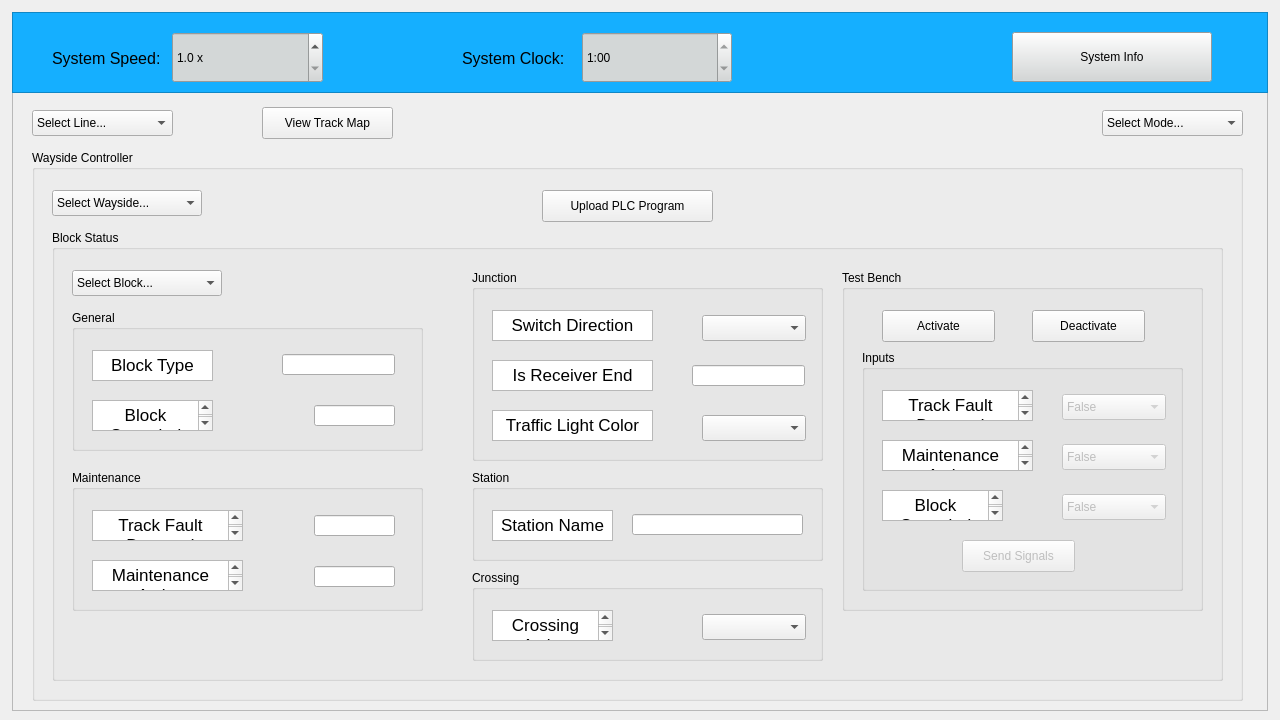
 <widget class="QMainWindow" name="HWWaysideModule">
  <property name="geometry">
   <rect>
    <x>0</x>
    <y>0</y>
    <width>1280</width>
    <height>720</height>
   </rect>
  </property>
  <property name="maximumSize">
   <size>
    <width>1280</width>
    <height>720</height>
   </size>
  </property>
  <property name="font">
   <font>
    <family>Arial</family>
   </font>
  </property>
  <property name="windowTitle">
   <string>HW Wayside</string>
  </property>
  <widget class="QWidget" name="centralwidget">
   <widget class="QFrame" name="ModuleSection">
    <property name="geometry">
     <rect>
      <x>12</x>
      <y>90</y>
      <width>1256</width>
      <height>621</height>
     </rect>
    </property>
    <property name="font">
     <font>
      <family>Arial</family>
     </font>
    </property>
    <property name="frameShape">
     <enum>QFrame::StyledPanel</enum>
    </property>
    <property name="frameShadow">
     <enum>QFrame::Raised</enum>
    </property>
    <widget class="QPushButton" name="TrackMapViewButton">
     <property name="geometry">
      <rect>
       <x>250</x>
       <y>17</y>
       <width>131</width>
       <height>32</height>
      </rect>
     </property>
     <property name="font">
      <font>
       <family>Arial</family>
      </font>
     </property>
     <property name="text">
      <string>View Track Map</string>
     </property>
    </widget>
    <widget class="QComboBox" name="OperationModeValue">
     <property name="geometry">
      <rect>
       <x>1090</x>
       <y>20</y>
       <width>141</width>
       <height>26</height>
      </rect>
     </property>
     <property name="font">
      <font>
       <family>Arial</family>
      </font>
     </property>
     <property name="maxCount">
      <number>3</number>
     </property>
     <item>
      <property name="text">
       <string>Select Mode...</string>
      </property>
     </item>
     <item>
      <property name="text">
       <string>Manual</string>
      </property>
     </item>
     <item>
      <property name="text">
       <string>Automatic</string>
      </property>
     </item>
    </widget>
    <widget class="QComboBox" name="TrackLineColorValue">
     <property name="geometry">
      <rect>
       <x>20</x>
       <y>20</y>
       <width>141</width>
       <height>26</height>
      </rect>
     </property>
     <property name="font">
      <font>
       <family>Arial</family>
      </font>
     </property>
     <property name="maxVisibleItems">
      <number>10</number>
     </property>
     <property name="maxCount">
      <number>4</number>
     </property>
     <item>
      <property name="text">
       <string>Select Line...</string>
      </property>
     </item>
     <item>
      <property name="text">
       <string>Blue Line</string>
      </property>
     </item>
     <item>
      <property name="text">
       <string>Red Line</string>
      </property>
     </item>
     <item>
      <property name="text">
       <string>Green Line</string>
      </property>
     </item>
    </widget>
    <widget class="QGroupBox" name="WaysideControllerBox">
     <property name="geometry">
      <rect>
       <x>20</x>
       <y>60</y>
       <width>1211</width>
       <height>551</height>
      </rect>
     </property>
     <property name="font">
      <font>
       <family>Arial</family>
      </font>
     </property>
     <property name="title">
      <string>Wayside Controller</string>
     </property>
     <widget class="QComboBox" name="WaysideControllerWaysideValue">
      <property name="geometry">
       <rect>
        <x>20</x>
        <y>40</y>
        <width>150</width>
        <height>26</height>
       </rect>
      </property>
      <property name="font">
       <font>
        <family>Arial</family>
       </font>
      </property>
      <property name="maxCount">
       <number>50</number>
      </property>
      <item>
       <property name="text">
        <string>Select Wayside...</string>
       </property>
      </item>
     </widget>
     <widget class="QPushButton" name="WaysideControllerUploadPLCProgramButton">
      <property name="geometry">
       <rect>
        <x>510</x>
        <y>40</y>
        <width>171</width>
        <height>32</height>
       </rect>
      </property>
      <property name="font">
       <font>
        <family>Arial</family>
       </font>
      </property>
      <property name="text">
       <string>Upload PLC Program</string>
      </property>
     </widget>
     <widget class="QGroupBox" name="BlockStatusBox">
      <property name="geometry">
       <rect>
        <x>20</x>
        <y>80</y>
        <width>1171</width>
        <height>451</height>
       </rect>
      </property>
      <property name="font">
       <font>
        <family>Arial</family>
       </font>
      </property>
      <property name="title">
       <string>Block Status</string>
      </property>
      <widget class="QComboBox" name="BlockStatusBlockNumberValue">
       <property name="geometry">
        <rect>
         <x>20</x>
         <y>40</y>
         <width>150</width>
         <height>26</height>
        </rect>
       </property>
       <property name="font">
        <font>
         <family>Arial</family>
        </font>
       </property>
       <property name="maxCount">
        <number>200</number>
       </property>
       <item>
        <property name="text">
         <string>Select Block...</string>
        </property>
       </item>
      </widget>
      <widget class="QGroupBox" name="GeneralBox">
       <property name="geometry">
        <rect>
         <x>20</x>
         <y>80</y>
         <width>351</width>
         <height>141</height>
        </rect>
       </property>
       <property name="font">
        <font>
         <family>Arial</family>
        </font>
       </property>
       <property name="title">
        <string>General</string>
       </property>
       <widget class="QTextBrowser" name="BlockTypeLabel">
        <property name="geometry">
         <rect>
          <x>20</x>
          <y>40</y>
          <width>121</width>
          <height>31</height>
         </rect>
        </property>
        <property name="font">
         <font>
          <family>Arial</family>
         </font>
        </property>
        <property name="html">
         <string>&lt;!DOCTYPE HTML PUBLIC &quot;-//W3C//DTD HTML 4.0//EN&quot; &quot;http://www.w3.org/TR/REC-html40/strict.dtd&quot;&gt;
&lt;html&gt;&lt;head&gt;&lt;meta name=&quot;qrichtext&quot; content=&quot;1&quot; /&gt;&lt;style type=&quot;text/css&quot;&gt;
p, li { white-space: pre-wrap; }
&lt;/style&gt;&lt;/head&gt;&lt;body style=&quot; font-family:'Arial'; font-size:13pt; font-weight:400; font-style:normal;&quot;&gt;
&lt;p align=&quot;center&quot; style=&quot; margin-top:0px; margin-bottom:0px; margin-left:0px; margin-right:0px; -qt-block-indent:0; text-indent:0px;&quot;&gt;&lt;span style=&quot; font-family:'.AppleSystemUIFont';&quot;&gt;Block Type&lt;/span&gt;&lt;/p&gt;&lt;/body&gt;&lt;/html&gt;</string>
        </property>
       </widget>
       <widget class="QTextBrowser" name="BlockOccupancyLabel">
        <property name="geometry">
         <rect>
          <x>20</x>
          <y>90</y>
          <width>121</width>
          <height>31</height>
         </rect>
        </property>
        <property name="font">
         <font>
          <family>Arial</family>
         </font>
        </property>
        <property name="html">
         <string>&lt;!DOCTYPE HTML PUBLIC &quot;-//W3C//DTD HTML 4.0//EN&quot; &quot;http://www.w3.org/TR/REC-html40/strict.dtd&quot;&gt;
&lt;html&gt;&lt;head&gt;&lt;meta name=&quot;qrichtext&quot; content=&quot;1&quot; /&gt;&lt;style type=&quot;text/css&quot;&gt;
p, li { white-space: pre-wrap; }
&lt;/style&gt;&lt;/head&gt;&lt;body style=&quot; font-family:'Arial'; font-size:13pt; font-weight:400; font-style:normal;&quot;&gt;
&lt;p align=&quot;center&quot; style=&quot; margin-top:0px; margin-bottom:0px; margin-left:0px; margin-right:0px; -qt-block-indent:0; text-indent:0px;&quot;&gt;&lt;span style=&quot; font-family:'.AppleSystemUIFont';&quot;&gt;Block Occupied&lt;/span&gt;&lt;/p&gt;&lt;/body&gt;&lt;/html&gt;</string>
        </property>
       </widget>
       <widget class="QLineEdit" name="BlockTypeValue">
        <property name="geometry">
         <rect>
          <x>210</x>
          <y>44</y>
          <width>113</width>
          <height>21</height>
         </rect>
        </property>
        <property name="text">
         <string/>
        </property>
        <property name="alignment">
         <set>Qt::AlignCenter</set>
        </property>
        <property name="readOnly">
         <bool>true</bool>
        </property>
       </widget>
       <widget class="QLineEdit" name="BlockOccupancyValue">
        <property name="geometry">
         <rect>
          <x>242</x>
          <y>95</y>
          <width>81</width>
          <height>21</height>
         </rect>
        </property>
        <property name="text">
         <string/>
        </property>
        <property name="maxLength">
         <number>5</number>
        </property>
        <property name="alignment">
         <set>Qt::AlignCenter</set>
        </property>
        <property name="readOnly">
         <bool>true</bool>
        </property>
       </widget>
      </widget>
      <widget class="QGroupBox" name="MaintenanceBox">
       <property name="geometry">
        <rect>
         <x>20</x>
         <y>240</y>
         <width>351</width>
         <height>141</height>
        </rect>
       </property>
       <property name="font">
        <font>
         <family>Arial</family>
        </font>
       </property>
       <property name="title">
        <string>Maintenance</string>
       </property>
       <widget class="QTextBrowser" name="MaintenanceTrackFaultLabel">
        <property name="geometry">
         <rect>
          <x>20</x>
          <y>40</y>
          <width>151</width>
          <height>31</height>
         </rect>
        </property>
        <property name="font">
         <font>
          <family>Arial</family>
         </font>
        </property>
        <property name="html">
         <string>&lt;!DOCTYPE HTML PUBLIC &quot;-//W3C//DTD HTML 4.0//EN&quot; &quot;http://www.w3.org/TR/REC-html40/strict.dtd&quot;&gt;
&lt;html&gt;&lt;head&gt;&lt;meta name=&quot;qrichtext&quot; content=&quot;1&quot; /&gt;&lt;style type=&quot;text/css&quot;&gt;
p, li { white-space: pre-wrap; }
&lt;/style&gt;&lt;/head&gt;&lt;body style=&quot; font-family:'Arial'; font-size:13pt; font-weight:400; font-style:normal;&quot;&gt;
&lt;p align=&quot;center&quot; style=&quot; margin-top:0px; margin-bottom:0px; margin-left:0px; margin-right:0px; -qt-block-indent:0; text-indent:0px;&quot;&gt;&lt;span style=&quot; font-family:'.AppleSystemUIFont';&quot;&gt;Track Fault Detected&lt;/span&gt;&lt;/p&gt;&lt;/body&gt;&lt;/html&gt;</string>
        </property>
       </widget>
       <widget class="QTextBrowser" name="MaintenanceActiveLabel">
        <property name="geometry">
         <rect>
          <x>20</x>
          <y>90</y>
          <width>151</width>
          <height>31</height>
         </rect>
        </property>
        <property name="font">
         <font>
          <family>Arial</family>
         </font>
        </property>
        <property name="html">
         <string>&lt;!DOCTYPE HTML PUBLIC &quot;-//W3C//DTD HTML 4.0//EN&quot; &quot;http://www.w3.org/TR/REC-html40/strict.dtd&quot;&gt;
&lt;html&gt;&lt;head&gt;&lt;meta name=&quot;qrichtext&quot; content=&quot;1&quot; /&gt;&lt;style type=&quot;text/css&quot;&gt;
p, li { white-space: pre-wrap; }
&lt;/style&gt;&lt;/head&gt;&lt;body style=&quot; font-family:'Arial'; font-size:13pt; font-weight:400; font-style:normal;&quot;&gt;
&lt;p align=&quot;center&quot; style=&quot; margin-top:0px; margin-bottom:0px; margin-left:0px; margin-right:0px; -qt-block-indent:0; text-indent:0px;&quot;&gt;&lt;span style=&quot; font-family:'.AppleSystemUIFont';&quot;&gt;Maintenance Active&lt;/span&gt;&lt;/p&gt;&lt;/body&gt;&lt;/html&gt;</string>
        </property>
       </widget>
       <widget class="QLineEdit" name="MaintenanceTrackFaultValue">
        <property name="geometry">
         <rect>
          <x>242</x>
          <y>45</y>
          <width>81</width>
          <height>21</height>
         </rect>
        </property>
        <property name="text">
         <string/>
        </property>
        <property name="maxLength">
         <number>5</number>
        </property>
        <property name="alignment">
         <set>Qt::AlignCenter</set>
        </property>
        <property name="readOnly">
         <bool>true</bool>
        </property>
       </widget>
       <widget class="QLineEdit" name="MaintenanceActiveValue">
        <property name="geometry">
         <rect>
          <x>242</x>
          <y>96</y>
          <width>81</width>
          <height>21</height>
         </rect>
        </property>
        <property name="text">
         <string/>
        </property>
        <property name="maxLength">
         <number>5</number>
        </property>
        <property name="alignment">
         <set>Qt::AlignCenter</set>
        </property>
        <property name="readOnly">
         <bool>true</bool>
        </property>
       </widget>
      </widget>
      <widget class="QGroupBox" name="StationBox">
       <property name="geometry">
        <rect>
         <x>420</x>
         <y>240</y>
         <width>351</width>
         <height>91</height>
        </rect>
       </property>
       <property name="font">
        <font>
         <family>Arial</family>
        </font>
       </property>
       <property name="title">
        <string>Station</string>
       </property>
       <widget class="QTextBrowser" name="StationNameLabel">
        <property name="geometry">
         <rect>
          <x>20</x>
          <y>40</y>
          <width>121</width>
          <height>31</height>
         </rect>
        </property>
        <property name="font">
         <font>
          <family>Arial</family>
         </font>
        </property>
        <property name="html">
         <string>&lt;!DOCTYPE HTML PUBLIC &quot;-//W3C//DTD HTML 4.0//EN&quot; &quot;http://www.w3.org/TR/REC-html40/strict.dtd&quot;&gt;
&lt;html&gt;&lt;head&gt;&lt;meta name=&quot;qrichtext&quot; content=&quot;1&quot; /&gt;&lt;style type=&quot;text/css&quot;&gt;
p, li { white-space: pre-wrap; }
&lt;/style&gt;&lt;/head&gt;&lt;body style=&quot; font-family:'Arial'; font-size:13pt; font-weight:400; font-style:normal;&quot;&gt;
&lt;p align=&quot;center&quot; style=&quot; margin-top:0px; margin-bottom:0px; margin-left:0px; margin-right:0px; -qt-block-indent:0; text-indent:0px;&quot;&gt;&lt;span style=&quot; font-family:'.AppleSystemUIFont';&quot;&gt;Station Name&lt;/span&gt;&lt;/p&gt;&lt;/body&gt;&lt;/html&gt;</string>
        </property>
       </widget>
       <widget class="QLineEdit" name="StationNameValue">
        <property name="geometry">
         <rect>
          <x>160</x>
          <y>44</y>
          <width>171</width>
          <height>21</height>
         </rect>
        </property>
        <property name="text">
         <string/>
        </property>
        <property name="alignment">
         <set>Qt::AlignCenter</set>
        </property>
        <property name="readOnly">
         <bool>true</bool>
        </property>
       </widget>
      </widget>
      <widget class="QGroupBox" name="CrossingBox">
       <property name="geometry">
        <rect>
         <x>420</x>
         <y>340</y>
         <width>351</width>
         <height>91</height>
        </rect>
       </property>
       <property name="font">
        <font>
         <family>Arial</family>
        </font>
       </property>
       <property name="title">
        <string>Crossing</string>
       </property>
       <widget class="QComboBox" name="BlockCrossingActiveValue">
        <property name="geometry">
         <rect>
          <x>230</x>
          <y>44</y>
          <width>104</width>
          <height>26</height>
         </rect>
        </property>
        <property name="font">
         <font>
          <family>Arial</family>
         </font>
        </property>
        <property name="maxCount">
         <number>2</number>
        </property>
       </widget>
       <widget class="QTextBrowser" name="BlockCrossingActiveLabel">
        <property name="geometry">
         <rect>
          <x>20</x>
          <y>40</y>
          <width>121</width>
          <height>31</height>
         </rect>
        </property>
        <property name="font">
         <font>
          <family>Arial</family>
         </font>
        </property>
        <property name="html">
         <string>&lt;!DOCTYPE HTML PUBLIC &quot;-//W3C//DTD HTML 4.0//EN&quot; &quot;http://www.w3.org/TR/REC-html40/strict.dtd&quot;&gt;
&lt;html&gt;&lt;head&gt;&lt;meta name=&quot;qrichtext&quot; content=&quot;1&quot; /&gt;&lt;style type=&quot;text/css&quot;&gt;
p, li { white-space: pre-wrap; }
&lt;/style&gt;&lt;/head&gt;&lt;body style=&quot; font-family:'Arial'; font-size:13pt; font-weight:400; font-style:normal;&quot;&gt;
&lt;p align=&quot;center&quot; style=&quot; margin-top:0px; margin-bottom:0px; margin-left:0px; margin-right:0px; -qt-block-indent:0; text-indent:0px;&quot;&gt;&lt;span style=&quot; font-family:'.AppleSystemUIFont';&quot;&gt;Crossing Active&lt;/span&gt;&lt;/p&gt;&lt;/body&gt;&lt;/html&gt;</string>
        </property>
       </widget>
      </widget>
      <widget class="QGroupBox" name="JunctionBox">
       <property name="geometry">
        <rect>
         <x>420</x>
         <y>40</y>
         <width>351</width>
         <height>191</height>
        </rect>
       </property>
       <property name="font">
        <font>
         <family>Arial</family>
        </font>
       </property>
       <property name="title">
        <string>Junction</string>
       </property>
       <widget class="QComboBox" name="JunctionSwitchDirectionValue">
        <property name="geometry">
         <rect>
          <x>230</x>
          <y>45</y>
          <width>104</width>
          <height>26</height>
         </rect>
        </property>
        <property name="font">
         <font>
          <family>Arial</family>
         </font>
        </property>
        <property name="maxCount">
         <number>5</number>
        </property>
       </widget>
       <widget class="QTextBrowser" name="JunctionSwitchDirectionLabel">
        <property name="geometry">
         <rect>
          <x>20</x>
          <y>40</y>
          <width>161</width>
          <height>31</height>
         </rect>
        </property>
        <property name="font">
         <font>
          <family>Arial</family>
         </font>
        </property>
        <property name="html">
         <string>&lt;!DOCTYPE HTML PUBLIC &quot;-//W3C//DTD HTML 4.0//EN&quot; &quot;http://www.w3.org/TR/REC-html40/strict.dtd&quot;&gt;
&lt;html&gt;&lt;head&gt;&lt;meta name=&quot;qrichtext&quot; content=&quot;1&quot; /&gt;&lt;style type=&quot;text/css&quot;&gt;
p, li { white-space: pre-wrap; }
&lt;/style&gt;&lt;/head&gt;&lt;body style=&quot; font-family:'Arial'; font-size:13pt; font-weight:400; font-style:normal;&quot;&gt;
&lt;p align=&quot;center&quot; style=&quot; margin-top:0px; margin-bottom:0px; margin-left:0px; margin-right:0px; -qt-block-indent:0; text-indent:0px;&quot;&gt;&lt;span style=&quot; font-family:'.AppleSystemUIFont';&quot;&gt;Switch Direction&lt;/span&gt;&lt;/p&gt;&lt;/body&gt;&lt;/html&gt;</string>
        </property>
       </widget>
       <widget class="QTextBrowser" name="JunctionIsReceiverEndLabel">
        <property name="geometry">
         <rect>
          <x>20</x>
          <y>90</y>
          <width>161</width>
          <height>31</height>
         </rect>
        </property>
        <property name="font">
         <font>
          <family>Arial</family>
         </font>
        </property>
        <property name="html">
         <string>&lt;!DOCTYPE HTML PUBLIC &quot;-//W3C//DTD HTML 4.0//EN&quot; &quot;http://www.w3.org/TR/REC-html40/strict.dtd&quot;&gt;
&lt;html&gt;&lt;head&gt;&lt;meta name=&quot;qrichtext&quot; content=&quot;1&quot; /&gt;&lt;style type=&quot;text/css&quot;&gt;
p, li { white-space: pre-wrap; }
&lt;/style&gt;&lt;/head&gt;&lt;body style=&quot; font-family:'Arial'; font-size:13pt; font-weight:400; font-style:normal;&quot;&gt;
&lt;p align=&quot;center&quot; style=&quot; margin-top:0px; margin-bottom:0px; margin-left:0px; margin-right:0px; -qt-block-indent:0; text-indent:0px;&quot;&gt;Is Receiver End&lt;/p&gt;&lt;/body&gt;&lt;/html&gt;</string>
        </property>
       </widget>
       <widget class="QTextBrowser" name="JunctionTrafficLightLabel">
        <property name="geometry">
         <rect>
          <x>20</x>
          <y>140</y>
          <width>161</width>
          <height>31</height>
         </rect>
        </property>
        <property name="font">
         <font>
          <family>Arial</family>
         </font>
        </property>
        <property name="html">
         <string>&lt;!DOCTYPE HTML PUBLIC &quot;-//W3C//DTD HTML 4.0//EN&quot; &quot;http://www.w3.org/TR/REC-html40/strict.dtd&quot;&gt;
&lt;html&gt;&lt;head&gt;&lt;meta name=&quot;qrichtext&quot; content=&quot;1&quot; /&gt;&lt;style type=&quot;text/css&quot;&gt;
p, li { white-space: pre-wrap; }
&lt;/style&gt;&lt;/head&gt;&lt;body style=&quot; font-family:'Arial'; font-size:13pt; font-weight:400; font-style:normal;&quot;&gt;
&lt;p align=&quot;center&quot; style=&quot; margin-top:0px; margin-bottom:0px; margin-left:0px; margin-right:0px; -qt-block-indent:0; text-indent:0px;&quot;&gt;&lt;span style=&quot; font-family:'.AppleSystemUIFont';&quot;&gt;Traffic Light Color&lt;/span&gt;&lt;/p&gt;&lt;/body&gt;&lt;/html&gt;</string>
        </property>
       </widget>
       <widget class="QComboBox" name="JunctionTrafficLightValue">
        <property name="geometry">
         <rect>
          <x>230</x>
          <y>145</y>
          <width>104</width>
          <height>26</height>
         </rect>
        </property>
        <property name="font">
         <font>
          <family>Arial</family>
         </font>
        </property>
        <property name="maxCount">
         <number>3</number>
        </property>
       </widget>
       <widget class="QLineEdit" name="JunctionIsReceiverEndValue">
        <property name="geometry">
         <rect>
          <x>220</x>
          <y>95</y>
          <width>113</width>
          <height>21</height>
         </rect>
        </property>
        <property name="text">
         <string/>
        </property>
        <property name="maxLength">
         <number>5</number>
        </property>
        <property name="alignment">
         <set>Qt::AlignCenter</set>
        </property>
        <property name="readOnly">
         <bool>true</bool>
        </property>
        <property name="clearButtonEnabled">
         <bool>false</bool>
        </property>
       </widget>
      </widget>
      <widget class="QGroupBox" name="TestBenchBox">
       <property name="geometry">
        <rect>
         <x>790</x>
         <y>40</y>
         <width>361</width>
         <height>341</height>
        </rect>
       </property>
       <property name="title">
        <string>Test Bench</string>
       </property>
       <widget class="QGroupBox" name="InputsBox">
        <property name="geometry">
         <rect>
          <x>20</x>
          <y>80</y>
          <width>321</width>
          <height>241</height>
         </rect>
        </property>
        <property name="title">
         <string>Inputs</string>
        </property>
        <widget class="QTextBrowser" name="TestMaintenanceActiveLabel">
         <property name="geometry">
          <rect>
           <x>20</x>
           <y>90</y>
           <width>151</width>
           <height>31</height>
          </rect>
         </property>
         <property name="font">
          <font>
           <family>Arial</family>
          </font>
         </property>
         <property name="html">
          <string>&lt;!DOCTYPE HTML PUBLIC &quot;-//W3C//DTD HTML 4.0//EN&quot; &quot;http://www.w3.org/TR/REC-html40/strict.dtd&quot;&gt;
&lt;html&gt;&lt;head&gt;&lt;meta name=&quot;qrichtext&quot; content=&quot;1&quot; /&gt;&lt;style type=&quot;text/css&quot;&gt;
p, li { white-space: pre-wrap; }
&lt;/style&gt;&lt;/head&gt;&lt;body style=&quot; font-family:'Arial'; font-size:13pt; font-weight:400; font-style:normal;&quot;&gt;
&lt;p align=&quot;center&quot; style=&quot; margin-top:0px; margin-bottom:0px; margin-left:0px; margin-right:0px; -qt-block-indent:0; text-indent:0px;&quot;&gt;&lt;span style=&quot; font-family:'.AppleSystemUIFont';&quot;&gt;Maintenance Active&lt;/span&gt;&lt;/p&gt;&lt;/body&gt;&lt;/html&gt;</string>
         </property>
        </widget>
        <widget class="QTextBrowser" name="TestTrackFaultDetectedLabel">
         <property name="geometry">
          <rect>
           <x>20</x>
           <y>40</y>
           <width>151</width>
           <height>31</height>
          </rect>
         </property>
         <property name="font">
          <font>
           <family>Arial</family>
          </font>
         </property>
         <property name="html">
          <string>&lt;!DOCTYPE HTML PUBLIC &quot;-//W3C//DTD HTML 4.0//EN&quot; &quot;http://www.w3.org/TR/REC-html40/strict.dtd&quot;&gt;
&lt;html&gt;&lt;head&gt;&lt;meta name=&quot;qrichtext&quot; content=&quot;1&quot; /&gt;&lt;style type=&quot;text/css&quot;&gt;
p, li { white-space: pre-wrap; }
&lt;/style&gt;&lt;/head&gt;&lt;body style=&quot; font-family:'Arial'; font-size:13pt; font-weight:400; font-style:normal;&quot;&gt;
&lt;p align=&quot;center&quot; style=&quot; margin-top:0px; margin-bottom:0px; margin-left:0px; margin-right:0px; -qt-block-indent:0; text-indent:0px;&quot;&gt;&lt;span style=&quot; font-family:'.AppleSystemUIFont';&quot;&gt;Track Fault Detected&lt;/span&gt;&lt;/p&gt;&lt;/body&gt;&lt;/html&gt;</string>
         </property>
        </widget>
        <widget class="QTextBrowser" name="TestBlockOccupiedLabel">
         <property name="geometry">
          <rect>
           <x>20</x>
           <y>140</y>
           <width>121</width>
           <height>31</height>
          </rect>
         </property>
         <property name="font">
          <font>
           <family>Arial</family>
          </font>
         </property>
         <property name="html">
          <string>&lt;!DOCTYPE HTML PUBLIC &quot;-//W3C//DTD HTML 4.0//EN&quot; &quot;http://www.w3.org/TR/REC-html40/strict.dtd&quot;&gt;
&lt;html&gt;&lt;head&gt;&lt;meta name=&quot;qrichtext&quot; content=&quot;1&quot; /&gt;&lt;style type=&quot;text/css&quot;&gt;
p, li { white-space: pre-wrap; }
&lt;/style&gt;&lt;/head&gt;&lt;body style=&quot; font-family:'Arial'; font-size:13pt; font-weight:400; font-style:normal;&quot;&gt;
&lt;p align=&quot;center&quot; style=&quot; margin-top:0px; margin-bottom:0px; margin-left:0px; margin-right:0px; -qt-block-indent:0; text-indent:0px;&quot;&gt;&lt;span style=&quot; font-family:'.AppleSystemUIFont';&quot;&gt;Block Occupied&lt;/span&gt;&lt;/p&gt;&lt;/body&gt;&lt;/html&gt;</string>
         </property>
        </widget>
        <widget class="QComboBox" name="TestBlockOccupiedValue">
         <property name="enabled">
          <bool>false</bool>
         </property>
         <property name="geometry">
          <rect>
           <x>200</x>
           <y>144</y>
           <width>104</width>
           <height>26</height>
          </rect>
         </property>
         <property name="font">
          <font>
           <family>Arial</family>
          </font>
         </property>
         <property name="maxCount">
          <number>2</number>
         </property>
         <item>
          <property name="text">
           <string>False</string>
          </property>
         </item>
         <item>
          <property name="text">
           <string>True</string>
          </property>
         </item>
        </widget>
        <widget class="QComboBox" name="TestMaintenenaceActiveValue">
         <property name="enabled">
          <bool>false</bool>
         </property>
         <property name="geometry">
          <rect>
           <x>200</x>
           <y>94</y>
           <width>104</width>
           <height>26</height>
          </rect>
         </property>
         <property name="font">
          <font>
           <family>Arial</family>
          </font>
         </property>
         <property name="maxCount">
          <number>2</number>
         </property>
         <item>
          <property name="text">
           <string>False</string>
          </property>
         </item>
         <item>
          <property name="text">
           <string>True</string>
          </property>
         </item>
        </widget>
        <widget class="QComboBox" name="TestTrackFaultDetectedValue">
         <property name="enabled">
          <bool>false</bool>
         </property>
         <property name="geometry">
          <rect>
           <x>200</x>
           <y>44</y>
           <width>104</width>
           <height>26</height>
          </rect>
         </property>
         <property name="font">
          <font>
           <family>Arial</family>
          </font>
         </property>
         <property name="maxCount">
          <number>2</number>
         </property>
         <item>
          <property name="text">
           <string>False</string>
          </property>
         </item>
         <item>
          <property name="text">
           <string>True</string>
          </property>
         </item>
        </widget>
       </widget>
       <widget class="QPushButton" name="TestBenchActivateButton">
        <property name="geometry">
         <rect>
          <x>40</x>
          <y>40</y>
          <width>113</width>
          <height>32</height>
         </rect>
        </property>
        <property name="text">
         <string>Activate</string>
        </property>
       </widget>
       <widget class="QPushButton" name="TestBenchDeactivateButton">
        <property name="geometry">
         <rect>
          <x>190</x>
          <y>40</y>
          <width>113</width>
          <height>32</height>
         </rect>
        </property>
        <property name="text">
         <string>Deactivate</string>
        </property>
       </widget>
       <widget class="QPushButton" name="TestBenchSendSignalsButton">
        <property name="enabled">
         <bool>false</bool>
        </property>
        <property name="geometry">
         <rect>
          <x>120</x>
          <y>270</y>
          <width>113</width>
          <height>32</height>
         </rect>
        </property>
        <property name="text">
         <string>Send Signals</string>
        </property>
       </widget>
      </widget>
     </widget>
    </widget>
   </widget>
   <widget class="QFrame" name="MenuSection">
    <property name="geometry">
     <rect>
      <x>12</x>
      <y>12</y>
      <width>1256</width>
      <height>81</height>
     </rect>
    </property>
    <property name="font">
     <font>
      <family>Arial</family>
     </font>
    </property>
    <property name="layoutDirection">
     <enum>Qt::LeftToRight</enum>
    </property>
    <property name="autoFillBackground">
     <bool>false</bool>
    </property>
    <property name="styleSheet">
     <string notr="true">background-color: rgb(21, 175, 255)</string>
    </property>
    <property name="frameShape">
     <enum>QFrame::StyledPanel</enum>
    </property>
    <property name="frameShadow">
     <enum>QFrame::Raised</enum>
    </property>
    <widget class="QPushButton" name="SystemInfoButton">
     <property name="geometry">
      <rect>
       <x>1000</x>
       <y>20</y>
       <width>200</width>
       <height>50</height>
      </rect>
     </property>
     <property name="font">
      <font>
       <family>Arial</family>
      </font>
     </property>
     <property name="styleSheet">
      <string notr="true">background-color: rgb(211, 215, 215)</string>
     </property>
     <property name="text">
      <string>System Info</string>
     </property>
    </widget>
    <widget class="QDoubleSpinBox" name="SystemSpeedValue">
     <property name="geometry">
      <rect>
       <x>160</x>
       <y>20</y>
       <width>151</width>
       <height>51</height>
      </rect>
     </property>
     <property name="font">
      <font>
       <family>Arial</family>
      </font>
     </property>
     <property name="styleSheet">
      <string notr="true">background-color: rgb(211, 215, 215)</string>
     </property>
     <property name="suffix">
      <string> x</string>
     </property>
     <property name="decimals">
      <number>1</number>
     </property>
     <property name="minimum">
      <double>1.000000000000000</double>
     </property>
     <property name="maximum">
      <double>50.000000000000000</double>
     </property>
     <property name="singleStep">
      <double>0.100000000000000</double>
     </property>
    </widget>
    <widget class="QTimeEdit" name="SystemClockValue">
     <property name="geometry">
      <rect>
       <x>570</x>
       <y>20</y>
       <width>150</width>
       <height>51</height>
      </rect>
     </property>
     <property name="font">
      <font>
       <family>Arial</family>
      </font>
     </property>
     <property name="styleSheet">
      <string notr="true">background-color: rgb(211, 215, 215)</string>
     </property>
     <property name="readOnly">
      <bool>true</bool>
     </property>
     <property name="dateTime">
      <datetime>
       <hour>1</hour>
       <minute>0</minute>
       <second>0</second>
       <year>2000</year>
       <month>1</month>
       <day>1</day>
      </datetime>
     </property>
     <property name="maximumTime">
      <time>
       <hour>13</hour>
       <minute>56</minute>
       <second>59</second>
      </time>
     </property>
     <property name="minimumTime">
      <time>
       <hour>0</hour>
       <minute>0</minute>
       <second>0</second>
      </time>
     </property>
     <property name="currentSection">
      <enum>QDateTimeEdit::HourSection</enum>
     </property>
     <property name="displayFormat">
      <string>h:mm</string>
     </property>
     <property name="currentSectionIndex">
      <number>0</number>
     </property>
    </widget>
    <widget class="QLabel" name="SystemSpeedLabel">
     <property name="geometry">
      <rect>
       <x>40</x>
       <y>36</y>
       <width>111</width>
       <height>20</height>
      </rect>
     </property>
     <property name="font">
      <font>
       <family>Arial</family>
       <pointsize>12</pointsize>
      </font>
     </property>
     <property name="text">
      <string>System Speed:</string>
     </property>
    </widget>
    <widget class="QLabel" name="SystemClockLabel">
     <property name="geometry">
      <rect>
       <x>450</x>
       <y>36</y>
       <width>101</width>
       <height>20</height>
      </rect>
     </property>
     <property name="font">
      <font>
       <family>Arial</family>
       <pointsize>12</pointsize>
      </font>
     </property>
     <property name="text">
      <string>System Clock:</string>
     </property>
    </widget>
   </widget>
  </widget>
 </widget>
